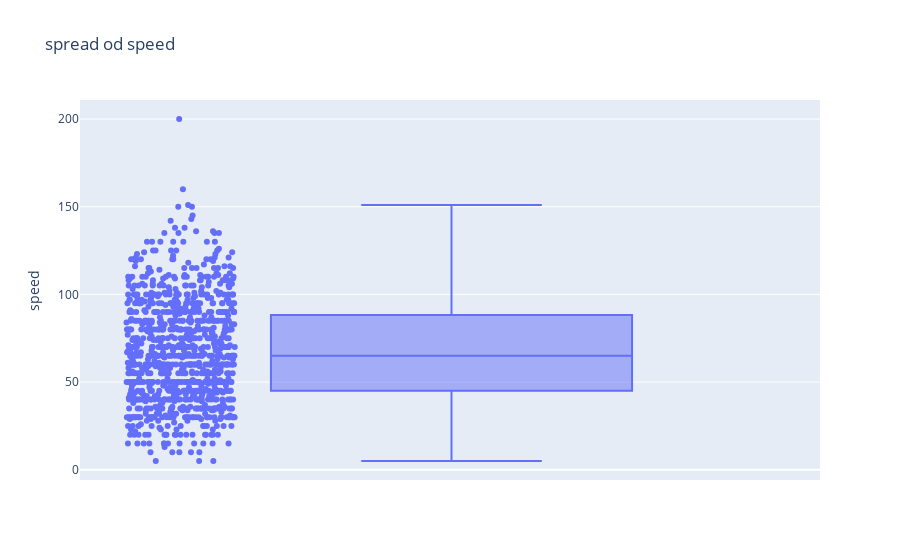

Write notebook code for a chart like this one.
### Code cell
fig=px.box(df,y='speed',title='spread od speed',points='all')
fig.show()

### Figure 1 — Plotly figure (JSON) as saved in the notebook; plotly's stock layout.template omitted (floating-point values rounded to 4 significant figures; data arrays with more than 128 entries replaced by an {"elided": "..."} marker saying what was removed)
{"data": [{"alignmentgroup": "True", "boxpoints": "all", "hovertemplate": "speed=%{y}<extra></extra>", "legendgroup": "", "marker": {"color": "#636efa"}, "name": "", "notched": false, "offsetgroup": "", "orientation": "v", "showlegend": false, "type": "box", "x0": " ", "xaxis": "x", "y": {"elided": "1025 int values"}, "y0": " ", "yaxis": "y"}], "layout": {"boxmode": "group", "legend": {"tracegroupgap": 0}, "title": {"text": "spread od speed"}, "xaxis": {"anchor": "y", "domain": [0, 1]}, "yaxis": {"anchor": "x", "domain": [0, 1], "title": {"text": "speed"}}}}
